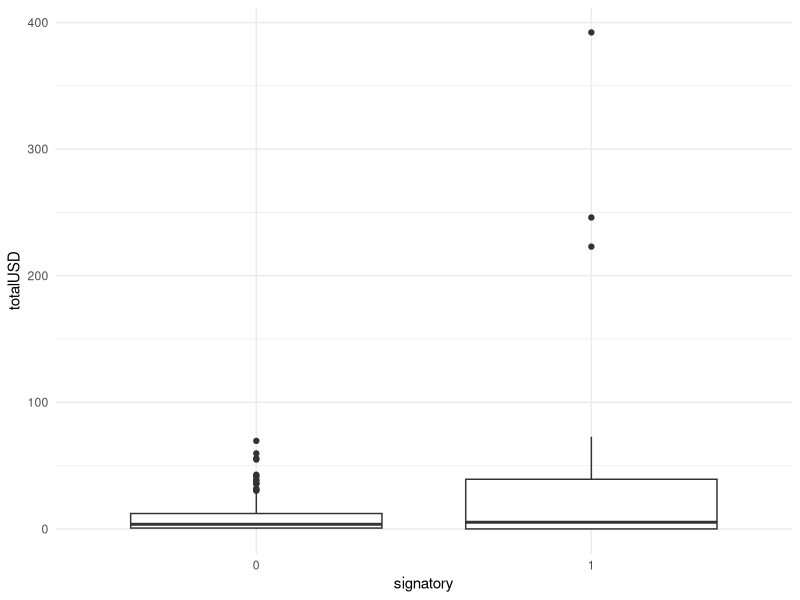

Generate this figure with R:
# import and transform data
dat <- read.csv("SampleAntoine.csv",
                header = TRUE,
                sep = ",",
                dec = ".",
                row.names = 1)
View(dat)

dat$signatory <- as.factor(dat$signatory)
str(dat)

# plot totalUSD for each group
library(ggplot2)

ggplot(dat) +
  aes(x = signatory, y = totalUSD) +
  geom_boxplot() +
  theme_minimal()

# t-test
test <- t.test(totalUSD ~ signatory,
               data = dat)
test
